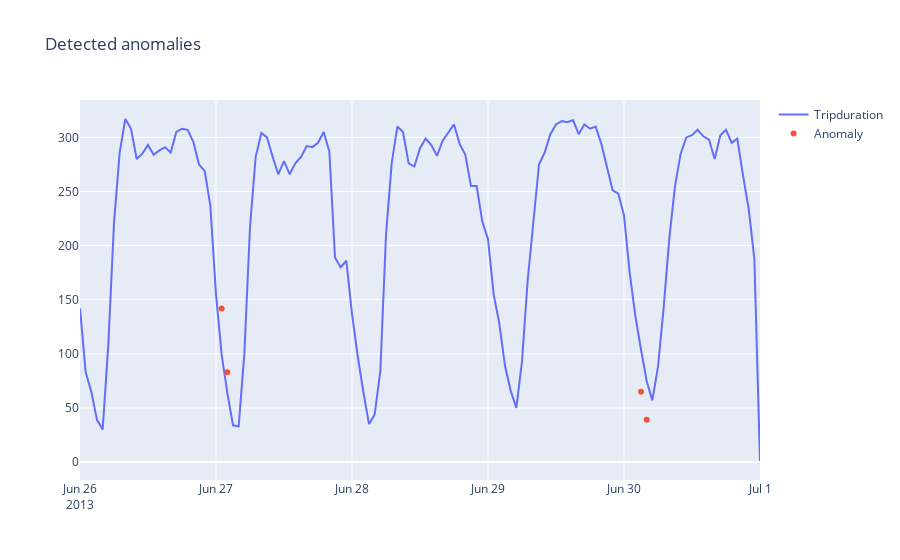

Notebook code cell kept with this figure:
### Code cell
fig = go.Figure()
fig.add_trace(go.Scatter(x=test_score_df.index, y=test_trans['ss_id'], name='Tripduration'))
fig.add_trace(go.Scatter(x=anomalies.index, y=anamolies_tr['ss_id'], mode='markers', name='Anomaly'))
fig.update_layout(showlegend=True, title='Detected anomalies')
fig.show()
